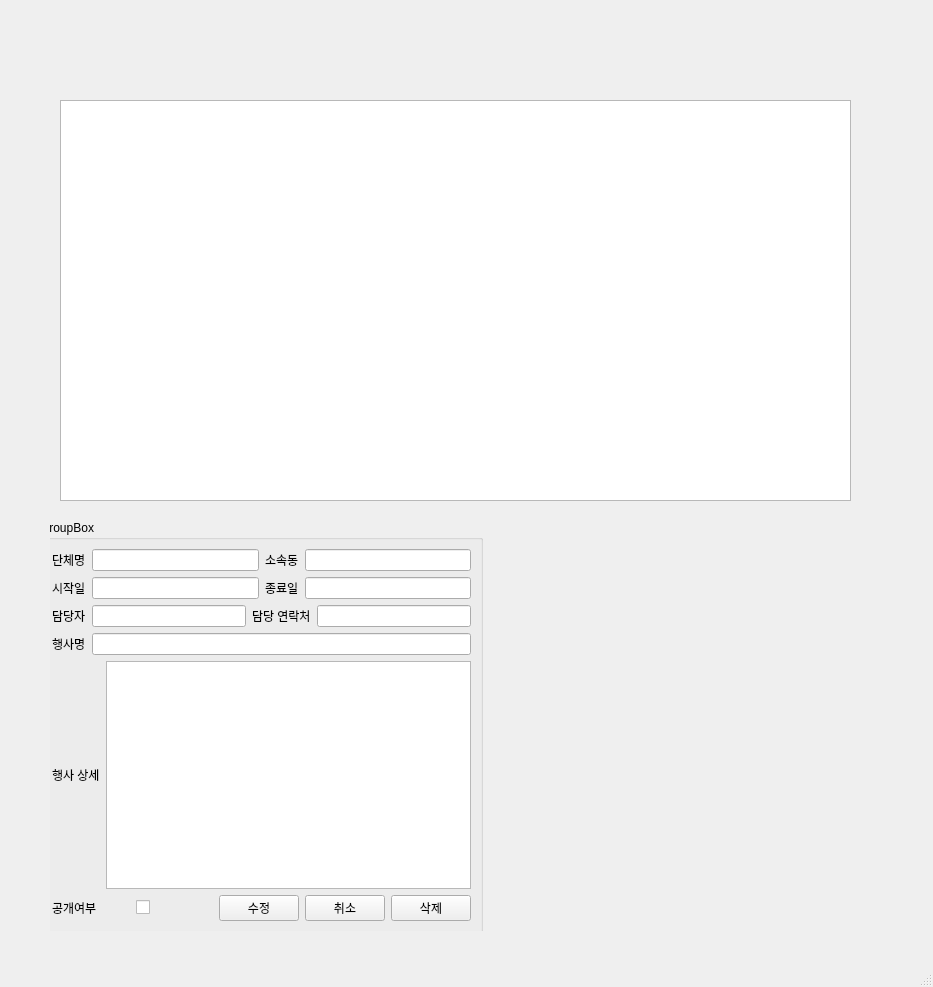
<?xml version="1.0" encoding="UTF-8"?>
<ui version="4.0">
 <class>Schedule</class>
 <widget class="QMainWindow" name="Schedule">
  <property name="geometry">
   <rect>
    <x>0</x>
    <y>0</y>
    <width>933</width>
    <height>987</height>
   </rect>
  </property>
  <property name="windowTitle">
   <string>Schedule</string>
  </property>
  <widget class="QWidget" name="centralwidget">
   <widget class="QStackedWidget" name="stackedWidget">
    <property name="geometry">
     <rect>
      <x>50</x>
      <y>80</y>
      <width>821</width>
      <height>851</height>
     </rect>
    </property>
    <property name="currentIndex">
     <number>0</number>
    </property>
    <widget class="QWidget" name="page">
     <widget class="QTableWidget" name="tw_schedule">
      <property name="geometry">
       <rect>
        <x>10</x>
        <y>20</y>
        <width>791</width>
        <height>401</height>
       </rect>
      </property>
     </widget>
     <widget class="QGroupBox" name="groupBox_2">
      <property name="geometry">
       <rect>
        <x>-10</x>
        <y>440</y>
        <width>443</width>
        <height>413</height>
       </rect>
      </property>
      <property name="title">
       <string>GroupBox</string>
      </property>
      <layout class="QVBoxLayout" name="verticalLayout_5">
       <item>
        <layout class="QHBoxLayout" name="horizontalLayout_3">
         <item>
          <widget class="QLabel" name="label_5">
           <property name="text">
            <string>단체명</string>
           </property>
          </widget>
         </item>
         <item>
          <widget class="QLineEdit" name="le_org"/>
         </item>
         <item>
          <widget class="QLabel" name="label_6">
           <property name="text">
            <string>소속동</string>
           </property>
          </widget>
         </item>
         <item>
          <widget class="QLineEdit" name="le_dong"/>
         </item>
        </layout>
       </item>
       <item>
        <layout class="QHBoxLayout" name="horizontalLayout_4">
         <item>
          <widget class="QLabel" name="label_7">
           <property name="text">
            <string>시작일</string>
           </property>
          </widget>
         </item>
         <item>
          <widget class="QLineEdit" name="le_start"/>
         </item>
         <item>
          <widget class="QLabel" name="label_8">
           <property name="text">
            <string>종료일</string>
           </property>
          </widget>
         </item>
         <item>
          <widget class="QLineEdit" name="le_end"/>
         </item>
        </layout>
       </item>
       <item>
        <layout class="QHBoxLayout" name="horizontalLayout_6">
         <item>
          <widget class="QLabel" name="label_11">
           <property name="text">
            <string>담당자</string>
           </property>
          </widget>
         </item>
         <item>
          <widget class="QLineEdit" name="le_manager"/>
         </item>
         <item>
          <widget class="QLabel" name="label_12">
           <property name="text">
            <string>담당 연락처</string>
           </property>
          </widget>
         </item>
         <item>
          <widget class="QLineEdit" name="le_man_phone"/>
         </item>
        </layout>
       </item>
       <item>
        <layout class="QHBoxLayout" name="horizontalLayout_8">
         <item>
          <widget class="QLabel" name="label_13">
           <property name="text">
            <string>행사명</string>
           </property>
          </widget>
         </item>
         <item>
          <widget class="QLineEdit" name="s_name"/>
         </item>
        </layout>
       </item>
       <item>
        <layout class="QHBoxLayout" name="horizontalLayout_9">
         <item>
          <widget class="QLabel" name="label_14">
           <property name="text">
            <string>행사 상세</string>
           </property>
          </widget>
         </item>
         <item>
          <widget class="QTextEdit" name="s_detail"/>
         </item>
        </layout>
       </item>
       <item>
        <layout class="QHBoxLayout" name="horizontalLayout_10">
         <item>
          <widget class="QLabel" name="label_15">
           <property name="text">
            <string>공개여부</string>
           </property>
          </widget>
         </item>
         <item>
          <widget class="QCheckBox" name="checkBox">
           <property name="text">
            <string/>
           </property>
          </widget>
         </item>
         <item>
          <widget class="QPushButton" name="s_update_btn">
           <property name="text">
            <string>수정</string>
           </property>
          </widget>
         </item>
         <item>
          <widget class="QPushButton" name="cancel_btn">
           <property name="text">
            <string>취소</string>
           </property>
          </widget>
         </item>
         <item>
          <widget class="QPushButton" name="s_delete_btn">
           <property name="text">
            <string>삭제</string>
           </property>
          </widget>
         </item>
        </layout>
       </item>
      </layout>
     </widget>
    </widget>
    <widget class="QWidget" name="page_2">
     <widget class="QGroupBox" name="groupBox">
      <property name="geometry">
       <rect>
        <x>80</x>
        <y>360</y>
        <width>261</width>
        <height>131</height>
       </rect>
      </property>
      <property name="title">
       <string>GroupBox</string>
      </property>
      <layout class="QVBoxLayout" name="verticalLayout_2">
       <item>
        <layout class="QHBoxLayout" name="horizontalLayout">
         <item>
          <widget class="QLabel" name="label">
           <property name="text">
            <string>시작일</string>
           </property>
          </widget>
         </item>
         <item>
          <widget class="QLineEdit" name="s_le"/>
         </item>
        </layout>
       </item>
       <item>
        <layout class="QHBoxLayout" name="horizontalLayout_2">
         <item>
          <widget class="QLabel" name="label_2">
           <property name="text">
            <string>종료일</string>
           </property>
          </widget>
         </item>
         <item>
          <widget class="QLineEdit" name="e_le"/>
         </item>
        </layout>
       </item>
       <item>
        <widget class="QPushButton" name="reg_sch_btn">
         <property name="text">
          <string>일정등록</string>
         </property>
        </widget>
       </item>
      </layout>
     </widget>
     <widget class="QWidget" name="verticalLayoutWidget_2">
      <property name="geometry">
       <rect>
        <x>430</x>
        <y>80</y>
        <width>291</width>
        <height>221</height>
       </rect>
      </property>
      <layout class="QVBoxLayout" name="verticalLayout_3"/>
     </widget>
     <widget class="QWidget" name="verticalLayoutWidget">
      <property name="geometry">
       <rect>
        <x>70</x>
        <y>80</y>
        <width>291</width>
        <height>221</height>
       </rect>
      </property>
      <layout class="QVBoxLayout" name="verticalLayout"/>
     </widget>
     <widget class="QWidget" name="verticalLayoutWidget_3">
      <property name="geometry">
       <rect>
        <x>430</x>
        <y>350</y>
        <width>311</width>
        <height>241</height>
       </rect>
      </property>
      <layout class="QVBoxLayout" name="verticalLayout_4">
       <item>
        <widget class="QLabel" name="label_3">
         <property name="text">
          <string>행사 제목</string>
         </property>
        </widget>
       </item>
       <item>
        <widget class="QLineEdit" name="event_name_le"/>
       </item>
       <item>
        <widget class="QLabel" name="label_4">
         <property name="text">
          <string>행사 개요</string>
         </property>
        </widget>
       </item>
       <item>
        <widget class="QTextEdit" name="event_info_le"/>
       </item>
      </layout>
     </widget>
    </widget>
   </widget>
  </widget>
  <widget class="QMenuBar" name="menubar">
   <property name="geometry">
    <rect>
     <x>0</x>
     <y>0</y>
     <width>933</width>
     <height>23</height>
    </rect>
   </property>
  </widget>
  <widget class="QStatusBar" name="statusbar"/>
 </widget>
 <resources/>
 <connections/>
</ui>
